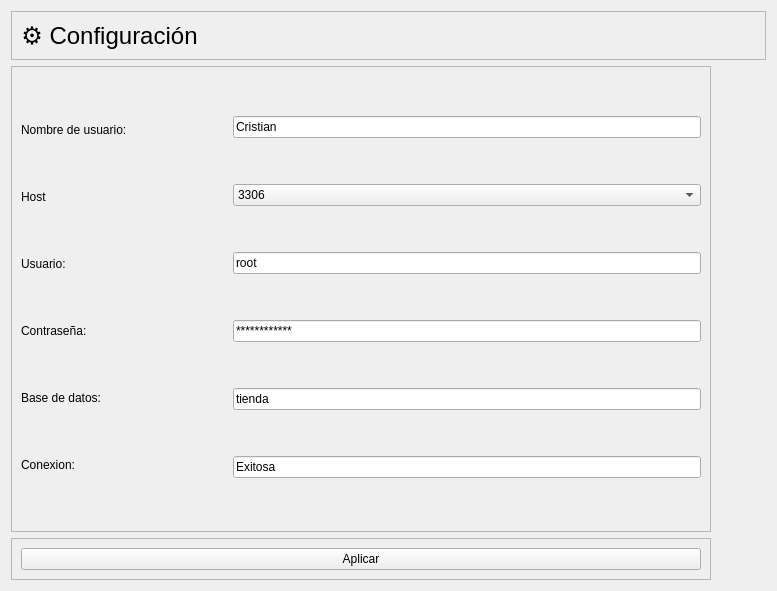
<?xml version="1.0" encoding="UTF-8"?>
<ui version="4.0">
 <class>Form</class>
 <widget class="QWidget" name="Form">
  <property name="geometry">
   <rect>
    <x>0</x>
    <y>0</y>
    <width>777</width>
    <height>591</height>
   </rect>
  </property>
  <property name="windowTitle">
   <string>Form</string>
  </property>
  <layout class="QVBoxLayout" name="verticalLayout_3">
   <item>
    <widget class="QFrame" name="frame_3">
     <property name="sizePolicy">
      <sizepolicy hsizetype="Preferred" vsizetype="Fixed">
       <horstretch>0</horstretch>
       <verstretch>0</verstretch>
      </sizepolicy>
     </property>
     <property name="frameShape">
      <enum>QFrame::StyledPanel</enum>
     </property>
     <property name="frameShadow">
      <enum>QFrame::Raised</enum>
     </property>
     <layout class="QFormLayout" name="formLayout">
      <item row="0" column="0">
       <widget class="QLabel" name="label_8">
        <property name="font">
         <font>
          <pointsize>18</pointsize>
         </font>
        </property>
        <property name="text">
         <string>⚙️ Configuración</string>
        </property>
        <property name="alignment">
         <set>Qt::AlignCenter</set>
        </property>
       </widget>
      </item>
     </layout>
    </widget>
   </item>
   <item>
    <widget class="QFrame" name="frame">
     <property name="sizePolicy">
      <sizepolicy hsizetype="Preferred" vsizetype="MinimumExpanding">
       <horstretch>0</horstretch>
       <verstretch>0</verstretch>
      </sizepolicy>
     </property>
     <property name="maximumSize">
      <size>
       <width>700</width>
       <height>16777215</height>
      </size>
     </property>
     <property name="frameShape">
      <enum>QFrame::StyledPanel</enum>
     </property>
     <property name="frameShadow">
      <enum>QFrame::Raised</enum>
     </property>
     <layout class="QHBoxLayout" name="horizontalLayout">
      <item>
       <layout class="QVBoxLayout" name="verticalLayout">
        <item>
         <widget class="QLabel" name="label">
          <property name="sizePolicy">
           <sizepolicy hsizetype="Fixed" vsizetype="Fixed">
            <horstretch>0</horstretch>
            <verstretch>0</verstretch>
           </sizepolicy>
          </property>
          <property name="text">
           <string>Nombre de usuario:</string>
          </property>
         </widget>
        </item>
        <item>
         <widget class="QLabel" name="label_3">
          <property name="sizePolicy">
           <sizepolicy hsizetype="Fixed" vsizetype="Fixed">
            <horstretch>0</horstretch>
            <verstretch>0</verstretch>
           </sizepolicy>
          </property>
          <property name="text">
           <string>Host</string>
          </property>
         </widget>
        </item>
        <item>
         <widget class="QLabel" name="label_5">
          <property name="sizePolicy">
           <sizepolicy hsizetype="Fixed" vsizetype="Fixed">
            <horstretch>0</horstretch>
            <verstretch>0</verstretch>
           </sizepolicy>
          </property>
          <property name="text">
           <string>Usuario: </string>
          </property>
         </widget>
        </item>
        <item>
         <widget class="QLabel" name="label_6">
          <property name="sizePolicy">
           <sizepolicy hsizetype="Fixed" vsizetype="Fixed">
            <horstretch>0</horstretch>
            <verstretch>0</verstretch>
           </sizepolicy>
          </property>
          <property name="text">
           <string>Contraseña: </string>
          </property>
         </widget>
        </item>
        <item>
         <widget class="QLabel" name="label_2">
          <property name="sizePolicy">
           <sizepolicy hsizetype="Fixed" vsizetype="Fixed">
            <horstretch>0</horstretch>
            <verstretch>0</verstretch>
           </sizepolicy>
          </property>
          <property name="text">
           <string>Base de datos:</string>
          </property>
         </widget>
        </item>
        <item>
         <widget class="QLabel" name="label_7">
          <property name="sizePolicy">
           <sizepolicy hsizetype="Fixed" vsizetype="Fixed">
            <horstretch>0</horstretch>
            <verstretch>0</verstretch>
           </sizepolicy>
          </property>
          <property name="text">
           <string>Conexion:</string>
          </property>
         </widget>
        </item>
       </layout>
      </item>
      <item>
       <layout class="QVBoxLayout" name="verticalLayout_2">
        <property name="leftMargin">
         <number>100</number>
        </property>
        <item>
         <widget class="QLineEdit" name="user_input">
          <property name="text">
           <string>Cristian</string>
          </property>
         </widget>
        </item>
        <item>
         <widget class="QComboBox" name="interface_combo">
          <item>
           <property name="text">
            <string>3306</string>
           </property>
          </item>
          <item>
           <property name="text">
            <string>33000</string>
           </property>
          </item>
         </widget>
        </item>
        <item>
         <widget class="QLineEdit" name="font_input">
          <property name="text">
           <string>root</string>
          </property>
         </widget>
        </item>
        <item>
         <widget class="QLineEdit" name="color_bar_input">
          <property name="text">
           <string>************</string>
          </property>
         </widget>
        </item>
        <item>
         <widget class="QLineEdit" name="font_color_input">
          <property name="text">
           <string>tienda</string>
          </property>
         </widget>
        </item>
        <item>
         <widget class="QLineEdit" name="lineEdit">
          <property name="text">
           <string>Exitosa</string>
          </property>
         </widget>
        </item>
       </layout>
      </item>
     </layout>
    </widget>
   </item>
   <item>
    <widget class="QFrame" name="frame_2">
     <property name="sizePolicy">
      <sizepolicy hsizetype="Preferred" vsizetype="Fixed">
       <horstretch>0</horstretch>
       <verstretch>0</verstretch>
      </sizepolicy>
     </property>
     <property name="maximumSize">
      <size>
       <width>700</width>
       <height>16777215</height>
      </size>
     </property>
     <property name="frameShape">
      <enum>QFrame::StyledPanel</enum>
     </property>
     <property name="frameShadow">
      <enum>QFrame::Raised</enum>
     </property>
     <layout class="QHBoxLayout" name="horizontalLayout_2">
      <item>
       <widget class="QPushButton" name="changes_btn">
        <property name="text">
         <string>Aplicar</string>
        </property>
       </widget>
      </item>
     </layout>
    </widget>
   </item>
  </layout>
 </widget>
 <tabstops>
  <tabstop>user_input</tabstop>
  <tabstop>interface_combo</tabstop>
  <tabstop>font_input</tabstop>
  <tabstop>color_bar_input</tabstop>
  <tabstop>font_color_input</tabstop>
  <tabstop>changes_btn</tabstop>
 </tabstops>
 <resources/>
 <connections/>
</ui>
